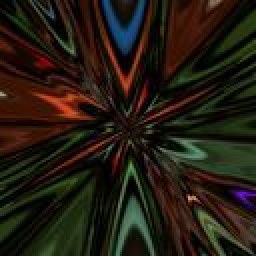
#> input picture sp_img/exp6.jpg, 128 x 128 px, found by its file name (shown 2 times larger)
$ jupyter execute --allow-errors phase3_rgb.ipynb
#> lines starting #> are read from the running program, lines starting #| are printed output that depends on the picture
[cell 1]
import numpy as np
from PIL import Image
import brotli
import struct
from io import BytesIO
from collections import Counter
import heapq

### --- Util Functions --- ###

def calculate_image_variance(img_arr):
    return np.var(img_arr)

# [5 lines left out: function delta_encode_rgb, not called in this run]

def bitpack_rgb(img_array):
    packed = bytearray()
    for r, g, b in img_array:
        packed.append(((r >> 4) << 4) | (g >> 4))  # R and G
        packed.append((b >> 4) << 4)               # B and 4-bit padding (0)
    return bytes(packed)


### --- Huffman Compression --- ###
class Node:
    # [5 lines left out: function __init__, not called in this run]
    def __lt__(self, other):
        return self.freq < other.freq

# [57 lines left out: functions build_huffman_tree, build_huffman_dict, compress_huffman, compress_delta_huffman_with_codebook, not called in this run]


def compress_bitpack_brotli(img_arr):
    packed = bitpack_rgb(img_arr)
    return brotli.compress(packed)

# [4 lines left out: function compress_delta_bitpack_brotli, not called in this run]

### --- Final Smart Encoder --- ###

def encode_lix_rgb(image_path, output_path):
#> called with image_path = 'exp6.jpg', output_path = 'image_rgb_exp4.lix'
    img = Image.open(image_path).convert("RGB")
#> img is the input picture: PIL image 128x128 RGB; mean R, G, B 35.7, 28.1, 17.3
    img_arr = np.array(img).reshape(-1, 3)
    height, width = img.height, img.width
#> height = 128; width = 128

    variance = calculate_image_variance(img_arr)
#> variance = 699.6

    # Compression selector based on image complexity
    if variance < 300:
        method = 1  # Delta + Huffman
        compressed = compress_delta_huffman_with_codebook(img_arr)
    elif variance < 800:
        method = 2  # Bitpack + Brotli
        compressed = compress_bitpack_brotli(img_arr)
#> the loop in bitpack_rgb, `for r, g, b in img_array:` made 16384 passes
#> (r, g, b) on passes 1 to 3: (3, 9, 0), (1, 7, 0), (0, 6, 0)
    else:
        method = 3  # Delta + Bitpack + Brotli
        compressed = compress_delta_bitpack_brotli(img_arr)

    # Header Format: [magic (4 bytes)] [width (2)] [height (2)] [type (1=RGB)] [method (1)]
    header = b'LIXF' + struct.pack(">HHBB", width, height, 0x03, method)

    with open(output_path, 'wb') as f:
        f.write(header + compressed)

    print(f"✅ Saved .lix RGB file: {output_path}, size: {len(header + compressed)} bytes, method: {method}")

encode_lix_rgb("exp6.jpg", "image_rgb_exp4.lix")
#> (the call stopped at in compress_bitpack_brotli, `return brotli.compress(packed)`: brotli is not available in this run)

[cell 2]
import struct
import brotli
import numpy as np
from PIL import Image
from io import BytesIO
from collections import Counter
import heapq

### --- Huffman Decompression --- ###

class Node:
    # [5 lines left out: function __init__, not called in this run]
    def __lt__(self, other):
        return self.freq < other.freq

# [62 lines left out: functions build_huffman_tree_from_dict, decompress_huffman, delta_decode_rgb, bitunpack_rgb, get_dummy_huffman_codebook, not called in this run]

### --- Final Smart Decoder --- ###

def decode_lix_rgb(file_path, output_path):
    with open(file_path, 'rb') as f:
        content = f.read()

    header = content[:10]
    magic, width, height, img_type, method = struct.unpack(">4sHHBB", header)
    assert magic == b'LIXF' and img_type == 0x03, "Not a valid RGB .lix file"
    data = content[10:]

    # Decompression based on method
    if method == 1:
        # Deserialize codebook
        ptr = 0
        num_entries = data[ptr]
        ptr += 1
        codebook = {}
        for _ in range(num_entries):
            byte = data[ptr]
            ptr += 1
            length = data[ptr]
            ptr += 1
            num_bytes = (length + 7) // 8
            code_bytes = data[ptr:ptr + num_bytes]
            ptr += num_bytes
            code = bin(int.from_bytes(code_bytes, 'big'))[2:].zfill(length)
            codebook[byte] = code

        padding = data[ptr]
        ptr += 1
        bitstream_data = data[ptr:]

        # Decode
        bitstring = ''.join(f"{b:08b}" for b in bitstream_data)
        bitstring = bitstring[:-padding] if padding else bitstring
        root = build_huffman_tree_from_dict(codebook)
        result = bytearray()
        node = root
        for bit in bitstring:
            node = node.left if bit == '0' else node.right
            if node.char is not None:
                result.append(node.char)
                node = root

        delta_arr = np.frombuffer(result, dtype=np.uint8).reshape(-1, 3)
        img_arr = delta_decode_rgb(delta_arr)

    elif method == 2:
        # Bitpack + Brotli
        packed = brotli.decompress(data)
        img_arr = bitunpack_rgb(packed)
    elif method == 3:
        # Delta + Bitpack + Brotli
        packed = brotli.decompress(data)
        delta_arr = bitunpack_rgb(packed)
        img_arr = delta_decode_rgb(delta_arr)
    else:
        raise ValueError("Unsupported compression method")

    # Reshape and save
    img_arr = img_arr.reshape((height, width, 3))
    img = Image.fromarray(img_arr, 'RGB')
    img.save(output_path)
    print(f"✅ Decoded and saved RGB image to {output_path}")

#> (the rest of this cell did not finish here and is left out)

[cell 3]
import numpy as np
from PIL import Image
import brotli
import struct
from io import BytesIO
from collections import Counter
import heapq

### --- Util Functions --- ###

def calculate_image_variance(img_arr):
    return np.var(img_arr)

# [30 lines left out: functions delta_encode_rgb, delta_decode_rgb, bitpack_rgb, bitunpack_rgb, not called in this run]


### --- Huffman Compression --- ###
class Node:
    # [5 lines left out: function __init__, not called in this run]
    def __lt__(self, other):
        return self.freq < other.freq

# [96 lines left out: functions build_huffman_tree, build_huffman_dict, compress_huffman, build_huffman_tree_from_dict, decompress_huffman, compress_delta_huffman_with_codebook and 1 more, not called in this run]

def compress_bitpack_brotli(img_arr):
    packed = bitpack_rgb(img_arr)
    return brotli.compress(packed)

# [4 lines left out: function compress_delta_bitpack_brotli, not called in this run]

def compress_brotli(img_arr):
    flat = img_arr.flatten().tobytes()
    return brotli.compress(flat)


### --- Final Smart Encoder --- ###

def encode_lix_rgb(image_path, output_path):
#> called with image_path = 'exp.jpg', output_path = 'image_rgb_exp4.lix'
    img = Image.open(image_path).convert("RGB")
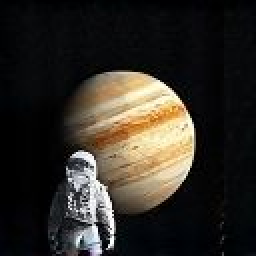
#> input picture sp_img/exp.jpg, 128 x 128 px, found by its file name (shown 2 times larger)
#> img is the input picture: PIL image 128x128 RGB; mean R, G, B 48.6, 44.4, 38.1
    img_arr = np.array(img)
    height, width = img.height, img.width
#> height = 128; width = 128
    img_arr_flat = img_arr.reshape(-1, 3)

    variance = calculate_image_variance(img_arr_flat)
#> variance = 5010.5

    # Compression selector based on image complexity
    if variance < 300:
        method = 1  # Delta + Huffman
        compressed = compress_delta_huffman_with_codebook(img_arr_flat)
    elif variance < 800:
        method = 2  # Bitpack + Brotli
        compressed = compress_bitpack_brotli(img_arr_flat)
    elif variance < 1500:
        method = 3  # Delta + Bitpack + Brotli
        compressed = compress_delta_bitpack_brotli(img_arr_flat)
    else:
        method = 4  # Brotli
        compressed = compress_brotli(img_arr_flat)

    # Header Format: [magic (4 bytes)] [width (2)] [height (2)] [type (1=RGB)] [method (1)]
    header = b'LIXF' + struct.pack(">HHBB", width, height, 0x03, method)

    with open(output_path, 'wb') as f:
        f.write(header + compressed)

    print(f"✅ Saved .lix RGB file: {output_path}, size: {len(header + compressed)} bytes, method: {method}")


### --- DECODER --- ###
def decode_lix_rgb(file_path, output_path):
    with open(file_path, 'rb') as f:
        content = f.read()

    header = content[:10]
    magic, width, height, img_type, method = struct.unpack(">4sHHBB", header)
    assert magic == b'LIXF' and img_type == 0x03, "Not a valid RGB .lix file"
    data = content[10:]

    # Decompression based on method
    if method == 1:
        # Deserialize codebook
        ptr = 0
        num_entries = data[ptr]
        ptr += 1
        codebook = {}
        for _ in range(num_entries):
            byte = data[ptr]
            ptr += 1
            length = data[ptr]
            ptr += 1
            num_bytes = (length + 7) // 8
            code_bytes = data[ptr:ptr + num_bytes]
            ptr += num_bytes
            code = bin(int.from_bytes(code_bytes, 'big'))[2:].zfill(length)
            codebook[byte] = code

        padding = data[ptr]
        ptr += 1
        bitstream_data = data[ptr:]

        # Decode
        flat = decompress_huffman(bitstream_data, codebook, padding)
        delta_arr = np.frombuffer(flat, dtype=np.uint8).reshape(-1, 3)
        img_arr = delta_decode_rgb(delta_arr)


    elif method == 2:
        # Bitpack + Brotli
        packed = brotli.decompress(data)
        img_arr = bitunpack_rgb(packed)
    elif method == 3:
        # Delta + Bitpack + Brotli
        packed = brotli.decompress(data)
        delta_arr = bitunpack_rgb(packed)
        img_arr = delta_decode_rgb(delta_arr)
    elif method == 4:
        flat = brotli.decompress(data)
        img_arr = np.frombuffer(flat, dtype=np.uint8).reshape(height, width, 3)
    else:
        raise ValueError("Unsupported compression method")

    # Reshape and save
    if method != 4:
        img_arr = img_arr.reshape((height, width, 3))
    img = Image.fromarray(img_arr, 'RGB')
    img.save(output_path)
    print(f"✅ Decoded and saved RGB image to {output_path}")

# Example Usage
image_path = "exp.jpg"  # Replace with the actual path to your image
encoded_path = "image_rgb_exp4.lix"
decoded_path = "decoded_rgb_exp4.png"

encode_lix_rgb(image_path, encoded_path)
#> (the call stopped at in compress_brotli, `return brotli.compress(flat)`: brotli is not available in this run)
#> (the rest of this cell did not finish here and is left out)


[cell 4]
import numpy as np
from PIL import Image
import brotli
import struct
from io import BytesIO
from collections import Counter
import heapq


### --- Utility Functions --- ###
def calculate_image_variance(img_arr):
    return np.var(img_arr)

# [29 lines left out: functions delta_encode_rgb, delta_decode_rgb, bitpack_rgb, bitunpack_rgb, not called in this run]


### --- Huffman --- ###
class Node:
    # [4 lines left out: function __init__, not called in this run]
    def __lt__(self, other): return self.freq < other.freq

# [62 lines left out: functions build_huffman_tree, build_huffman_dict, compress_huffman_with_codebook, build_huffman_tree_from_dict, decompress_huffman, not called in this run]


### --- Compression Strategies --- ###
def compress_delta_huffman_with_codebook(img_arr):
    delta = delta_encode_rgb(img_arr)
    return compress_huffman_with_codebook(delta.flatten())

def compress_bitpack_brotli(img_arr):
    return brotli.compress(bitpack_rgb(img_arr))

def compress_delta_bitpack_brotli(img_arr):
    return brotli.compress(bitpack_rgb(delta_encode_rgb(img_arr)))

def compress_brotli(img_arr):
    return brotli.compress(img_arr.flatten().tobytes())


### --- Encoder --- ###


def encode_lix_rgb(image_path, output_path):
#> called with image_path = 'exp4.jpg', output_path = 'image_rgb_exp4.lix'
    img = Image.open(image_path).convert("RGB")
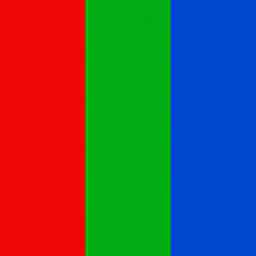
#> input picture sp_img/exp4.jpg, 128 x 128 px, found by its file name (shown 2 times larger)
#> img is the input picture: PIL image 128x128 RGB; mean R, G, B 78.9, 84, 77.6
    img_arr = np.array(img).reshape(-1, 3)
    height, width = img.height, img.width
#> height = 128; width = 128
    variance = calculate_image_variance(img_arr)
#> variance = 8506.3
#> (the call stopped at in compress_brotli, `return brotli.compress(img_arr.flatten().tobytes())`: brotli is not available in this run)

    if variance < 300:
        method = 1; compressed = compress_delta_huffman_with_codebook(img_arr)
    elif variance < 800:
        method = 2; compressed = compress_bitpack_brotli(img_arr)
    elif variance < 1500:
        method = 3; compressed = compress_delta_bitpack_brotli(img_arr)
    else:
        method = 4; compressed = compress_brotli(img_arr)

    header = b'LIXF' + struct.pack(">HHBB", width, height, 0x03, method)
    with open(output_path, 'wb') as f:
        f.write(header + compressed)

    print(f"✅ Saved .lix RGB file: {output_path}, size: {len(header + compressed)} bytes, method: {method}")


### --- Decoder --- ###
def decode_lix_rgb(file_path, output_path, quality=85):  # Added quality parameter
    with open(file_path, 'rb') as f:
        content = f.read()

    header = content[:10]
    magic, width, height, img_type, method = struct.unpack(">4sHHBB", header)
    assert magic == b'LIXF' and img_type == 0x03, "Invalid .lix RGB file"
    data = content[10:]

    if method == 1:
        ptr = 0
        entries = data[ptr]; ptr += 1
        codebook = {}
        for _ in range(entries):
            byte = data[ptr]; ptr += 1
            length = data[ptr]; ptr += 1
            code_len = (length + 7) // 8
            code = bin(int.from_bytes(data[ptr:ptr + code_len], 'big'))[2:].zfill(length)
            codebook[byte] = code
            ptr += code_len
        padding = data[ptr]; ptr += 1
        flat = decompress_huffman(data[ptr:], codebook, padding)
        delta_arr = np.frombuffer(flat, dtype=np.uint8).reshape(-1, 3)
        img_arr = delta_decode_rgb(delta_arr)

    elif method == 2:
        img_arr = bitunpack_rgb(brotli.decompress(data))
    elif method == 3:
        delta_arr = bitunpack_rgb(brotli.decompress(data))
        img_arr = delta_decode_rgb(delta_arr)
    elif method == 4:
        img_arr = np.frombuffer(brotli.decompress(data), dtype=np.uint8).reshape(height, width, 3)
    else:
        raise ValueError("Unsupported method")

    if method != 4:
        img_arr = img_arr.reshape((height, width, 3))

    img = Image.fromarray(img_arr, 'RGB')
    img.save(output_path, "JPEG", quality=quality)  # Save as JPG with quality
    print(f"✅ Decoded and saved to {output_path} as JPEG with quality {quality}")


#> (the rest of this cell did not finish here and is left out)
